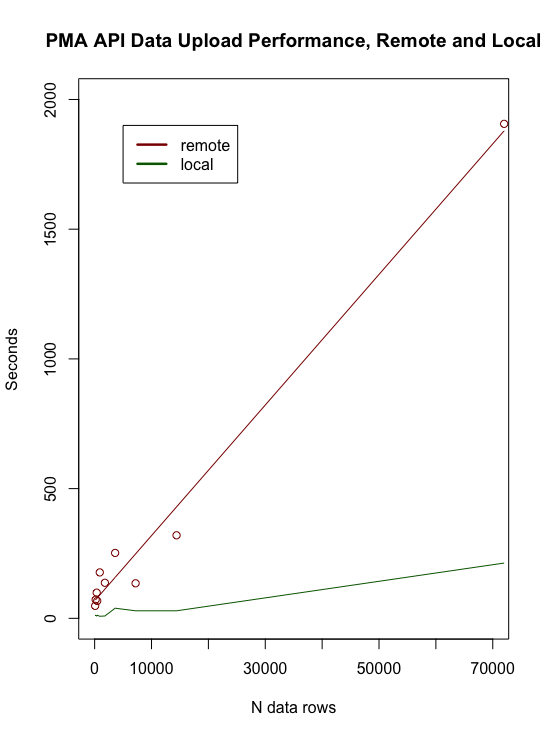

Write R code to recreate this figure.
# Actual time elapsed by 'n': 'seconds' (for 'R'): 

local_n <- c(90, 180, 360, 450, 900, 1800, 3600, 7200, 14402, 72000)
local_seconds <- c(11, 12, 8, 12, 8, 9, 39, 29, 29, 213)
# local_model <- lm(local_seconds ~ local_n)

remote_n <- c(90, 180, 360, 450, 900, 1800, 3600, 7200, 14402, 72000)
remote_seconds <- c(48, 72, 99, 67, 177, 137, 252, 135, 320, 1906)
remote_model <- lm(remote_seconds ~ remote_n)

plot(x=remote_n, y=remote_seconds,
     xlab='N data rows', ylab='Seconds', 
     main='PMA API Data Upload Performance, Remote and Local', col='dark red',
     # sub='(Remote and local, remote regressed)',
     panel.last = lines(sort(remote_n), fitted(remote_model)[order(remote_n)], col='dark red'),
     xlim=c(0, 70000), ylim=c(0, 2000))
lines(x=local_n, y=local_seconds, col='dark green')
legend(5000,1900, c('remote', 'local'), lty=c(1,1), lwd=c(2.5,2.5), col=c('dark red', 'dark green'))
